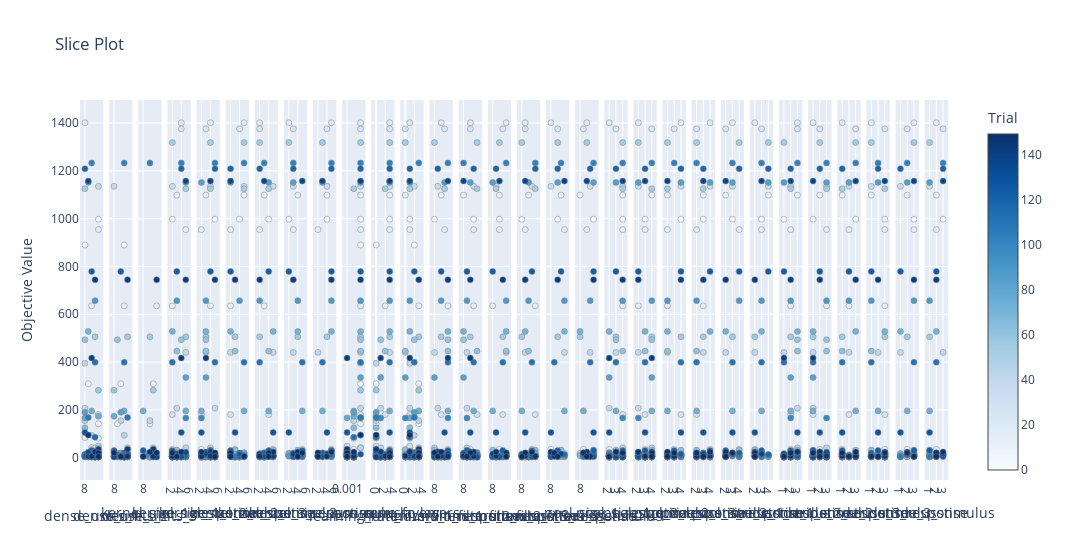

This figure's notebook cell:
### Code cell
plot_slice(study, target=lambda t: t.values[0])
